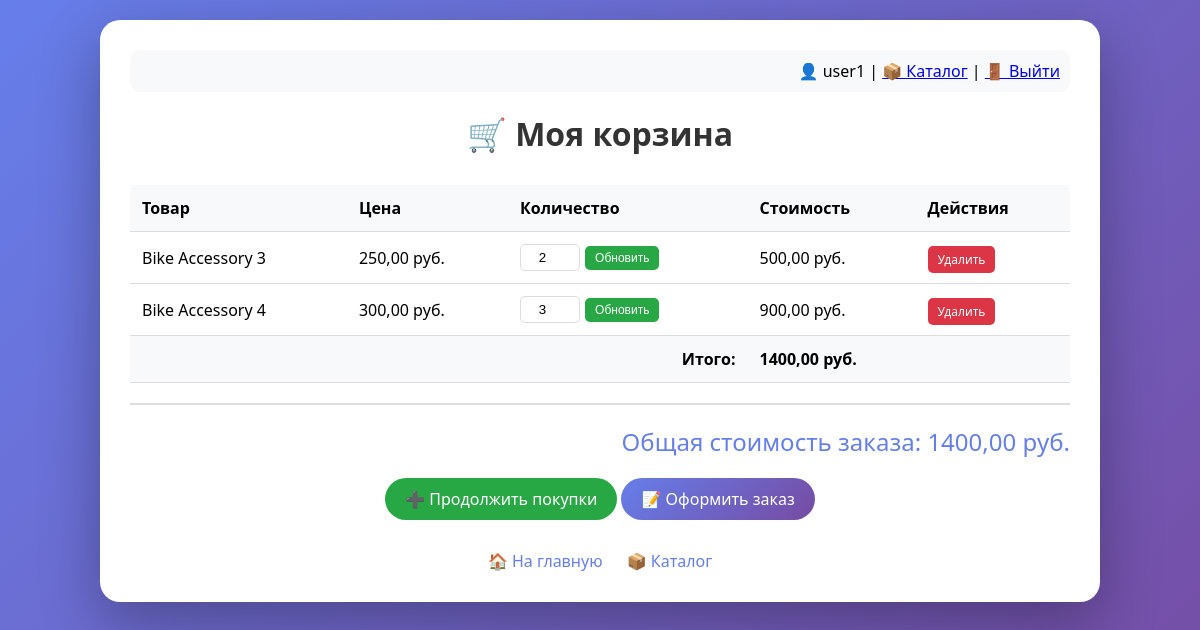
The page /cart/ (signed in) on the database as committed earlier.
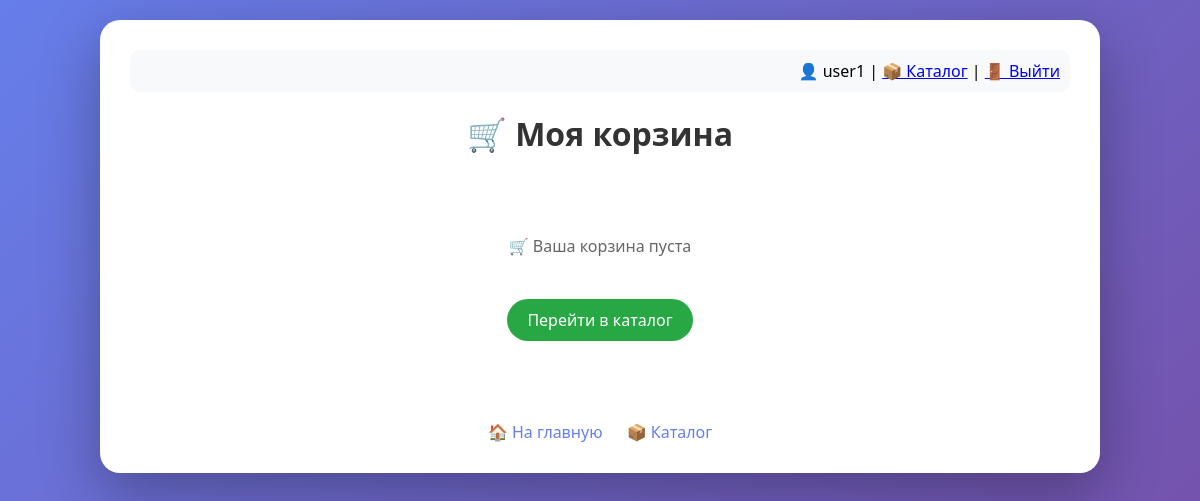
The same page on the database as committed later.
### cart/models.py (models this page shows, shortened)
class CartItem(models.Model):
    cart = models.ForeignKey(
        Cart,
        on_delete=models.CASCADE,
        related_name='items',
        verbose_name='Cart'
    )
    product = models.ForeignKey(
        Product,
        on_delete=models.CASCADE,
        verbose_name='Product'
    )
    quantity = models.PositiveIntegerField(default=1, verbose_name='Quantity')
    def get_item_price(self):
        return self.product.price * self.quantity
    class Meta:
        verbose_name = 'Cart item'
        verbose_name_plural = 'Cart items'

### products/models.py (models this page shows, shortened)
class Product(models.Model):
    name = models.CharField(max_length=200, verbose_name='Название товара')
    description = models.TextField(verbose_name='Описание')
    photo = models.ImageField(upload_to='products/', blank=True, null=True, verbose_name='Фото')
    price = models.DecimalField(
        max_digits=10,
        decimal_places=2,
        validators=[validate_non_negative],
        verbose_name='Price'
    )
    stock_quantity = models.IntegerField(
        validators=[validate_non_negative],
        verbose_name='Stock quantity'
    )
    category = models.ForeignKey(
        Category,
        on_delete=models.CASCADE,
        related_name='products',
        verbose_name='Category'
    )
    manufacturer = models.ForeignKey(
        Manufacturer,
        on_delete=models.CASCADE,
        related_name='products',
        verbose_name='Manufacturer'
    )
    class Meta:
        verbose_name = 'Product'
        verbose_name_plural = 'Products'

### products/views.py (the view)
# urls.py: path('cart/', views.cart_view, name='cart_view'),
@login_required
def cart_view(request):
    cart, _ = Cart.objects.get_or_create(user=request.user)
    cart_items = cart.items.all().select_related('product')
    return render(request, 'products/cart.html', {
        'cart_items': cart_items,
        'total_price': cart.get_total_price(),
    })

### cart/models.py (called while the page is built)
    def get_total_price(self):
        return sum(item.get_item_price() for item in self.items.all())

### products/templates/products/cart.html (shortened to what this page needs)
<!DOCTYPE html>
<html lang="ru">
<head>
</head>
<body>
    <div class="container">
        <div class="user-info">
            👤 {{ user.username }} |
            <a href="{% url 'products:product_list' %}">📦 Каталог</a> |
            <a href="{% url 'logout' %}">🚪 Выйти</a>
        </div>
        <h1>🛒 Моя корзина</h1>
        {% if cart_items %}
        <table>
            <thead>
                <tr>
                    <th>Товар</th>
                    <th>Цена</th>
                    <th>Количество</th>
                    <th>Стоимость</th>
                    <th>Действия</th>
                </tr>
            </thead>
            <tbody>
                {% for item in cart_items %}
                <tr>
                    <td>{{ item.product.name }}</td>
                    <td>{{ item.product.price }} руб.</td>
                    <td>
                        <form method="post" action="{% url 'products:update_cart' item.id %}" class="quantity-form">
                            <input type="number" name="quantity" value="{{ item.quantity }}"
                                   min="1" max="{{ item.product.stock_quantity }}" class="quantity-input">
                            <button type="submit" class="btn btn-update">Обновить</button>
                        </form>
                    </td>
                    <td>{{ item.get_item_price }} руб.</td>
                    <td>
                        <a href="{% url 'products:remove_from_cart' item.id %}"
                           class="btn btn-remove"
                           onclick="return confirm('Удалить товар из корзины?')">Удалить</a>
                    </td>
                </tr>
                {% endfor %}
                <tr class="total-row">
                    <td colspan="3" style="text-align: right;"><strong>Итого:</strong></td>
                    <td colspan="2"><strong>{{ total_price }} руб.</strong></td>
                </tr>
            </tbody>
        </table>
        <div class="total-price">
            Общая стоимость заказа: {{ total_price }} руб.
        </div>
        <div style="text-align: center;">
            <a href="{% url 'products:product_list' %}" class="btn-continue">➕ Продолжить покупки</a>
            <a href="{% url 'orders:checkout' %}" class="btn-continue" style="background: linear-gradient(135deg, #667eea 0%, #764ba2 100%);">📝 Оформить заказ</a>
        </div>
        {% else %}
        <div class="empty-cart">
            🛒 Ваша корзина пуста<br><br>
            <a href="{% url 'products:product_list' %}" class="btn-continue">Перейти в каталог</a>
        </div>
        {% endif %}
        <div class="nav-links">
            <a href="/" class="nav-link">🏠 На главную</a>
            <a href="{% url 'products:product_list' %}" class="nav-link">📦 Каталог</a>
        </div>
    </div>
</body>
</html>

### products/templates/products/cart.html (style rules this page uses)
* { margin: 0; padding: 0; box-sizing: border-box; }
body { font-family: 'Segoe UI', Tahoma, Geneva, Verdana, sans-serif; background: linear-gradient(135deg, #667eea 0%, #764ba2 100%); min-height: 100vh; padding: 20px; }
.container { max-width: 1000px; margin: 0 auto; background: white; border-radius: 20px; padding: 30px; box-shadow: 0 20px 60px rgba(0,0,0,0.3); }
h1 { color: #333; text-align: center; margin-bottom: 30px; }
.empty-cart { text-align: center; padding: 50px; color: #666; }
.nav-links { text-align: center; margin-top: 30px; }
.nav-link { display: inline-block; margin: 0 10px; color: #667eea; text-decoration: none; }
.btn-continue { display: inline-block; padding: 10px 20px; background: #28a745; color: white; text-decoration: none; border-radius: 25px; margin-top: 20px; }
.user-info { text-align: right; padding: 10px; background: #f8f9fa; border-radius: 10px; margin-bottom: 20px; }

Rows that differ between the two databases and show on the page:
removed CartItem: product.name "Bike Accessory 3", product.price "250,00", quantity "2", get_item_price "500,00"
removed CartItem: product.name "Bike Accessory 4", product.price "300,00", quantity "3", get_item_price "900,00"
Other text that changed with them:
{{ total_price }}: "1400,00" → (not shown)
text no longer shown: "Товар Цена Количество Стоимость Действия Итого: руб. Общая стоимость заказа: руб. ➕ Продолжить покупки 📝 Оформить заказ"
text now shown: "🛒 Ваша корзина пуста Перейти в каталог"
